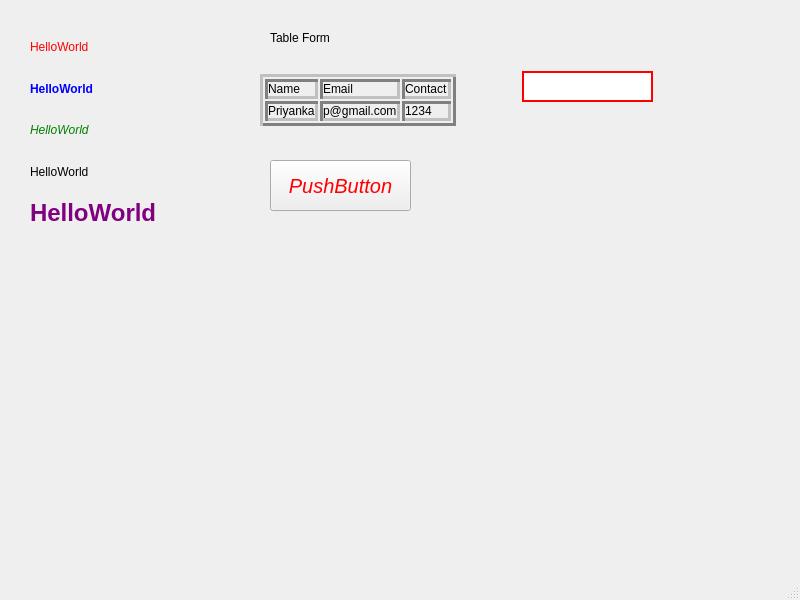
<?xml version="1.0" encoding="UTF-8"?>
<ui version="4.0">
 <class>MainWindow</class>
 <widget class="QMainWindow" name="MainWindow">
  <property name="geometry">
   <rect>
    <x>0</x>
    <y>0</y>
    <width>800</width>
    <height>600</height>
   </rect>
  </property>
  <property name="windowTitle">
   <string>MainWindow</string>
  </property>
  <property name="styleSheet">
   <string notr="true">background-image: url(:/img/img/image-4.jpg);</string>
  </property>
  <widget class="QWidget" name="centralwidget">
   <widget class="QLabel" name="label_6">
    <property name="geometry">
     <rect>
      <x>270</x>
      <y>30</y>
      <width>121</width>
      <height>16</height>
     </rect>
    </property>
    <property name="text">
     <string>Table Form</string>
    </property>
   </widget>
   <widget class="QLabel" name="label_7">
    <property name="geometry">
     <rect>
      <x>260</x>
      <y>50</y>
      <width>251</width>
      <height>101</height>
     </rect>
    </property>
    <property name="text">
     <string>&lt;table border=&quot;3 &quot; style=&quot;width=100%&quot;&gt;
  &lt;tr&gt;
       &lt;td&gt;Name&lt;/td&gt;
       &lt;td&gt;Email&lt;/td&gt;
       &lt;td&gt;Contact&lt;/td&gt;  
  &lt;/tr&gt;
  &lt;tr&gt;
         &lt;td&gt;Priyanka&lt;/td&gt;
         &lt;td&gt;p@gmail.com&lt;/td&gt;
         &lt;td&gt;1234&lt;/td&gt;
  &lt;/tr&gt;
&lt;/table&gt;</string>
    </property>
   </widget>
   <widget class="QPushButton" name="pushButton">
    <property name="geometry">
     <rect>
      <x>270</x>
      <y>160</y>
      <width>141</width>
      <height>51</height>
     </rect>
    </property>
    <property name="styleSheet">
     <string notr="true">color:red;
font:20px;
font-style:italic;
</string>
    </property>
    <property name="text">
     <string>PushButton</string>
    </property>
   </widget>
   <widget class="QLineEdit" name="lineEdit">
    <property name="geometry">
     <rect>
      <x>522</x>
      <y>71</y>
      <width>131</width>
      <height>31</height>
     </rect>
    </property>
    <property name="styleSheet">
     <string notr="true">border-width:2px;
border-style:solid;
border-color:red;</string>
    </property>
   </widget>
   <widget class="QWidget" name="">
    <property name="geometry">
     <rect>
      <x>30</x>
      <y>30</y>
      <width>171</width>
      <height>201</height>
     </rect>
    </property>
    <layout class="QVBoxLayout" name="verticalLayout">
     <item>
      <widget class="QLabel" name="label">
       <property name="text">
        <string>&lt;font color=red &gt;HelloWorld&lt;/font&gt;</string>
       </property>
      </widget>
     </item>
     <item>
      <widget class="QLabel" name="label_2">
       <property name="text">
        <string>&lt;b&gt;&lt;font color=blue&gt;HelloWorld&lt;/font&gt;&lt;/b&gt;</string>
       </property>
      </widget>
     </item>
     <item>
      <widget class="QLabel" name="label_3">
       <property name="text">
        <string>&lt;i&gt;&lt;font color=green&gt;HelloWorld&lt;/i&gt;</string>
       </property>
      </widget>
     </item>
     <item>
      <widget class="QLabel" name="label_5">
       <property name="text">
        <string>HelloWorld</string>
       </property>
      </widget>
     </item>
     <item>
      <widget class="QLabel" name="label_4">
       <property name="text">
        <string>&lt;h1&gt;&lt;font color=purple&gt;HelloWorld&lt;/h1&gt;</string>
       </property>
      </widget>
     </item>
    </layout>
   </widget>
  </widget>
  <widget class="QMenuBar" name="menubar">
   <property name="geometry">
    <rect>
     <x>0</x>
     <y>0</y>
     <width>800</width>
     <height>22</height>
    </rect>
   </property>
  </widget>
  <widget class="QStatusBar" name="statusbar"/>
 </widget>
 <resources/>
 <connections/>
</ui>
